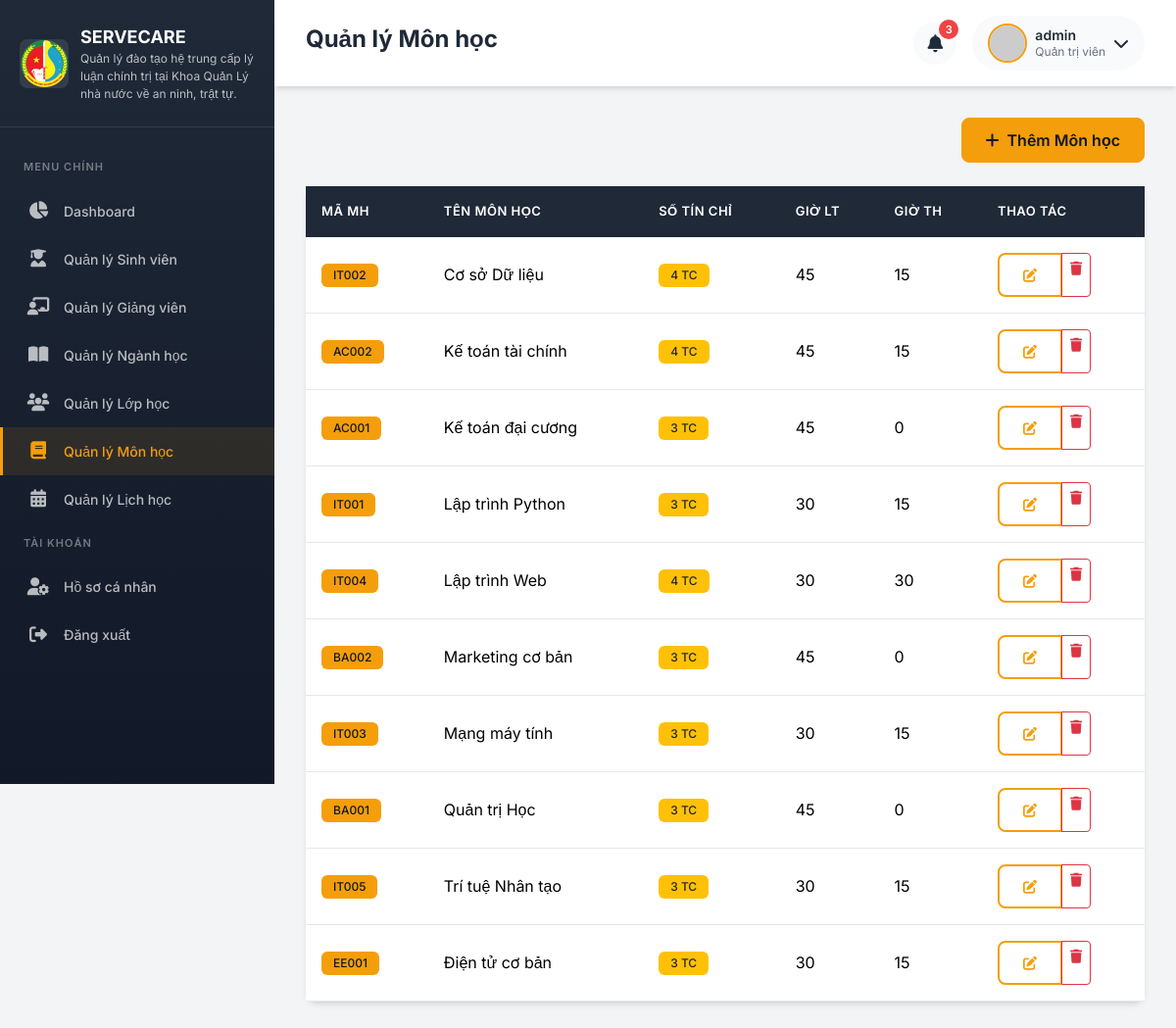
Screenshot of /admin/subjects (signed in) with the database file from the repository.
### app/models.py (models this page shows, shortened)
class User(UserMixin, db.Model):
    __tablename__ = 'users'
    id = db.Column(db.Integer, primary_key=True)
    username = db.Column(db.String(64), unique=True, nullable=False, index=True)
    email = db.Column(db.String(120), unique=True, nullable=False, index=True)
    password_hash = db.Column(db.String(256), nullable=False)
    role = db.Column(db.String(20), nullable=False, default='student')  # admin, lecturer, student
    avatar = db.Column(db.String(200), default='default_avatar.png')
    is_active = db.Column(db.Boolean, default=True)
    created_at = db.Column(db.DateTime, default=datetime.utcnow)
    updated_at = db.Column(db.DateTime, default=datetime.utcnow, onupdate=datetime.utcnow)
    student = db.relationship('Student', backref='user', uselist=False, lazy=True)
    lecturer = db.relationship('Lecturer', backref='user', uselist=False, lazy=True)
    def is_admin(self):
        return self.role == 'admin'
    def get_display_name(self):
        if self.role == 'student' and self.student:
            return self.student.full_name
        elif self.role == 'lecturer' and self.lecturer:
            return self.lecturer.full_name
        return self.username

class Subject(db.Model):
    __tablename__ = 'subjects'
    id = db.Column(db.Integer, primary_key=True)
    code = db.Column(db.String(20), unique=True, nullable=False)
    name = db.Column(db.String(100), nullable=False)
    credits = db.Column(db.Integer, nullable=False, default=3)
    description = db.Column(db.Text)
    theory_hours = db.Column(db.Integer, default=30)  # Số giờ lý thuyết
    practice_hours = db.Column(db.Integer, default=15)  # Số giờ thực hành
    created_at = db.Column(db.DateTime, default=datetime.utcnow)
    schedules = db.relationship('Schedule', backref='subject', lazy='dynamic')
    grades = db.relationship('Grade', backref='subject', lazy='dynamic')
    materials = db.relationship('Material', backref='subject', lazy='dynamic')

### app/routes/admin.py (the view)
@admin_bp.route('/subjects')
@login_required
@admin_required
def subjects():
    subjects = Subject.query.order_by(Subject.name).all()
    return render_template('admin/subjects/list.html', subjects=subjects)

### app/models.py (called while the page is built)
@login_manager.user_loader
def load_user(user_id):
    return User.query.get(int(user_id))

### app/routes/auth.py (called while the page is built)
def admin_required(f):
    @wraps(f)
    def decorated_function(*args, **kwargs):
        if not current_user.is_authenticated or not current_user.is_admin():
            flash('Bạn không có quyền truy cập trang này!', 'danger')
            return redirect(url_for('main.index'))
        return f(*args, **kwargs)
    return decorated_function

### app/templates/admin/subjects/list.html
{% extends "base.html" %}
{% block page_title %}Quản lý Môn học{% endblock %}
{% block content %}
<div class="d-flex justify-content-end mb-4">
    <a href="{{ url_for('admin.add_subject') }}" class="btn btn-primary">
        <i class="fas fa-plus me-2"></i>Thêm Môn học
    </a>
</div>
<div class="card fade-in">
    <div class="card-body p-0">
        <div class="table-responsive">
            <table class="table mb-0">
                <thead>
                    <tr>
                        <th>Mã MH</th>
                        <th>Tên môn học</th>
                        <th>Số tín chỉ</th>
                        <th>Giờ LT</th>
                        <th>Giờ TH</th>
                        <th>Thao tác</th>
                    </tr>
                </thead>
                <tbody>
                    {% for subject in subjects %}
                    <tr>
                        <td><span class="badge badge-primary">{{ subject.code }}</span></td>
                        <td>{{ subject.name }}</td>
                        <td><span class="badge bg-warning text-dark">{{ subject.credits }} TC</span></td>
                        <td>{{ subject.theory_hours or 0 }}</td>
                        <td>{{ subject.practice_hours or 0 }}</td>
                        <td>
                            <div class="btn-group btn-group-sm">
                                <a href="{{ url_for('admin.edit_subject', id=subject.id) }}" class="btn btn-outline-primary"><i class="fas fa-edit"></i></a>
                                <a href="{{ url_for('admin.delete_subject', id=subject.id) }}" class="btn btn-outline-danger" onclick="return confirm('Xác nhận xóa?')"><i class="fas fa-trash"></i></a>
                            </div>
                        </td>
                    </tr>
                    {% else %}
                    <tr>
                        <td colspan="6" class="text-center py-5 text-muted">Chưa có môn học nào</td>
                    </tr>
                    {% endfor %}
                </tbody>
            </table>
        </div>
    </div>
</div>
{% endblock %}

### app/templates/base.html (shortened to what this page needs)
<!DOCTYPE html>
<html lang="vi">
<head>
    <link href="https://cdn.jsdelivr.net/npm/bootstrap@5.3.2/dist/css/bootstrap.min.css" rel="stylesheet">
    <link href="https://cdnjs.cloudflare.com/ajax/libs/font-awesome/6.5.1/css/all.min.css" rel="stylesheet">
</head>
<body>
    {% if current_user.is_authenticated %}
    <aside class="sidebar">
        <div class="sidebar-header">
            <a href="{{ url_for('main.index') }}" class="sidebar-brand">
                <img src="{{ url_for('static', filename='images/logo.png') }}" alt="Logo" class="sidebar-logo">
                <div class="sidebar-brand-text">
                    {{ app_short_name }}
                    <small>Quản lý đào tạo hệ trung cấp lý luận chính trị tại Khoa Quản Lý nhà nước về an ninh, trật tự.
</small>
                </div>
            </a>
        </div>
        <nav class="sidebar-menu">
            <div class="menu-label">Menu chính</div>
            {% if current_user.is_admin() %}
            <a href="{{ url_for('admin.dashboard') }}" class="menu-item {% if request.endpoint == 'admin.dashboard' %}active{% endif %}">
                <i class="fas fa-chart-pie"></i>
                <span>Dashboard</span>
            </a>
            <a href="{{ url_for('admin.students') }}" class="menu-item {% if 'student' in request.endpoint %}active{% endif %}">
                <i class="fas fa-user-graduate"></i>
                <span>Quản lý Sinh viên</span>
            </a>
            <a href="{{ url_for('admin.lecturers') }}" class="menu-item {% if 'lecturer' in request.endpoint %}active{% endif %}">
                <i class="fas fa-chalkboard-teacher"></i>
                <span>Quản lý Giảng viên</span>
            </a>
            <a href="{{ url_for('admin.majors') }}" class="menu-item {% if 'major' in request.endpoint %}active{% endif %}">
                <i class="fas fa-book-open"></i>
                <span>Quản lý Ngành học</span>
            </a>
            <a href="{{ url_for('admin.classrooms') }}" class="menu-item {% if 'classroom' in request.endpoint %}active{% endif %}">
                <i class="fas fa-users"></i>
                <span>Quản lý Lớp học</span>
            </a>
            <a href="{{ url_for('admin.subjects') }}" class="menu-item {% if 'subject' in request.endpoint %}active{% endif %}">
                <i class="fas fa-book"></i>
                <span>Quản lý Môn học</span>
            </a>
            <a href="{{ url_for('admin.schedules') }}" class="menu-item {% if 'schedule' in request.endpoint %}active{% endif %}">
                <i class="fas fa-calendar-alt"></i>
                <span>Quản lý Lịch học</span>
            </a>
            {% endif %}
            <div class="menu-label">Tài khoản</div>
            <a href="{{ url_for('auth.profile') }}" class="menu-item">
                <i class="fas fa-user-cog"></i>
                <span>Hồ sơ cá nhân</span>
            </a>
            <a href="{{ url_for('auth.logout') }}" class="menu-item">
                <i class="fas fa-sign-out-alt"></i>
                <span>Đăng xuất</span>
            </a>
        </nav>
    </aside>
    <main class="main-content">
        <header class="top-navbar">
            <h1 class="page-title">{% block page_title %}Dashboard{% endblock %}</h1>
            <div class="navbar-actions">
                <button class="notification-btn">
                    <i class="fas fa-bell"></i>
                    <span class="notification-badge">3</span>
                </button>
                <div class="user-dropdown dropdown">
                    <div class="d-flex align-items-center" data-bs-toggle="dropdown">
                        <img src="{{ url_for('static', filename='uploads/avatars/' ~ (current_user.avatar or 'default_avatar.png')) }}"
                             alt="Avatar" class="user-avatar"
                             onerror="this.src='https://ui-avatars.com/api/?name={{ current_user.get_display_name() }}&background=F59E0B&color=1F2937'">
                        <div class="user-info ms-2">
                            <div class="user-name">{{ current_user.get_display_name() }}</div>
                            <div class="user-role">
                                {% if current_user.is_admin() %}Quản trị viên
                                {% elif current_user.is_lecturer() %}Giảng viên
                                {% else %}Sinh viên{% endif %}
                            </div>
                        </div>
                        <i class="fas fa-chevron-down ms-2"></i>
                    </div>
                </div>
            </div>
        </header>
        <div class="page-content">
            {% block content %}{% endblock %}
        </div>
    </main>
    {% else %}
    {% block auth_content %}{% endblock %}
    {% endif %}
</body>
</html>

### app/templates/base.html (style rules this page uses)
:root { --primary: #F59E0B; --primary-dark: #D97706; --primary-light: #FCD34D; --secondary: #1F2937; --secondary-light: #374151; --dark: #111827; --light: #F9FAFB; --success: #10B981; --danger: #EF4444; --warning: #F59E0B; --info: #3B82F6; --border-radius: 12px; --shadow: 0 4px 6px -1px rgba(0, 0, 0, 0.1), 0 2px 4px -1px rgba(0, 0, 0, 0.06); --shadow-lg: 0 10px 15px -3px rgba(0, 0, 0, 0.1), 0 4px 6px -2px rgba(0, 0, 0, 0.05); }
* { margin: 0; padding: 0; box-sizing: border-box; }
body { font-family: 'Inter', sans-serif; background-color: #F3F4F6; color: var(--secondary); min-height: 100vh; }
.sidebar { position: fixed; top: 0; left: 0; width: 280px; height: 100vh; background: linear-gradient(180deg, var(--secondary) 0%, var(--dark) 100%); color: white; z-index: 1000; transition: all 0.3s ease; overflow-y: auto; }
.sidebar-header { padding: 24px 20px; border-bottom: 1px solid rgba(255, 255, 255, 0.1); }
.sidebar-brand { display: flex; align-items: center; gap: 12px; text-decoration: none; color: white; }
.sidebar-logo { width: 50px; height: 50px; object-fit: contain; border-radius: 8px; }
.sidebar-brand-text { font-size: 18px; font-weight: 700; }
.sidebar-brand-text small { font-size: 12px; font-weight: 400; opacity: 0.7; display: block; }
.sidebar-menu { padding: 20px 0; }
.menu-label { padding: 12px 24px; font-size: 11px; font-weight: 600; text-transform: uppercase; letter-spacing: 1px; color: rgba(255, 255, 255, 0.4); }
.menu-item { display: flex; align-items: center; padding: 14px 24px; color: rgba(255, 255, 255, 0.7); text-decoration: none; transition: all 0.2s ease; border-left: 3px solid transparent; gap: 14px; }
.menu-item.active { background: rgba(245, 158, 11, 0.1); color: var(--primary); border-left-color: var(--primary); }
.menu-item i { font-size: 18px; width: 24px; text-align: center; }
.menu-item span { font-size: 14px; font-weight: 500; }
.main-content { margin-left: 280px; min-height: 100vh; transition: all 0.3s ease; }
.top-navbar { background: white; padding: 16px 32px; display: flex; justify-content: space-between; align-items: center; box-shadow: var(--shadow); position: sticky; top: 0; z-index: 100; }
.page-title { font-size: 24px; font-weight: 700; color: var(--secondary); }
.navbar-actions { display: flex; align-items: center; gap: 16px; }
.notification-btn { width: 44px; height: 44px; border-radius: 50%; border: none; background: var(--light); color: var(--secondary); font-size: 18px; cursor: pointer; position: relative; transition: all 0.2s ease; }
.notification-badge { position: absolute; top: -2px; right: -2px; width: 20px; height: 20px; background: var(--danger); color: white; font-size: 11px; font-weight: 600; border-radius: 50%; display: flex; align-items: center; justify-content: center; }
.user-dropdown { display: flex; align-items: center; gap: 12px; padding: 8px 16px; background: var(--light); border-radius: 50px; cursor: pointer; transition: all 0.2s ease; }
.user-avatar { width: 40px; height: 40px; border-radius: 50%; object-fit: cover; border: 2px solid var(--primary); }
.user-info { line-height: 1.3; }
.user-name { font-size: 14px; font-weight: 600; color: var(--secondary); }
.user-role { font-size: 12px; color: #6B7280; }
.page-content { padding: 32px; }
.card { border: none; border-radius: var(--border-radius); box-shadow: var(--shadow); transition: all 0.3s ease; }
.card-body { padding: 24px; }
.btn-primary { background: var(--primary); border-color: var(--primary); color: var(--dark); font-weight: 600; padding: 10px 24px; border-radius: 8px; transition: all 0.2s ease; }
.btn-outline-primary { border: 2px solid var(--primary); color: var(--primary); font-weight: 600; padding: 10px 24px; border-radius: 8px; }
.table { margin-bottom: 0; }
.table thead th { background: var(--secondary); color: white; font-weight: 600; font-size: 13px; text-transform: uppercase; letter-spacing: 0.5px; padding: 16px; border: none; }
.table tbody td { padding: 16px; vertical-align: middle; border-bottom: 1px solid #E5E7EB; }
.badge { padding: 6px 12px; font-weight: 500; border-radius: 6px; }
.badge-primary { background: var(--primary); color: var(--dark); }
.fade-in { animation: fadeIn 0.3s ease forwards; }

### rows the page displays
User: get_display_name "admin"
Subject: code "IT002", name "Cơ sở Dữ liệu", credits "4", theory_hours "45", practice_hours "15"
Subject: code "AC002", name "Kế toán tài chính", credits "4", theory_hours "45", practice_hours "15"
Subject: code "AC001", name "Kế toán đại cương", credits "3", theory_hours "45", practice_hours "0"
Subject: code "IT001", name "Lập trình Python", credits "3", theory_hours "30", practice_hours "15"
Subject: code "IT004", name "Lập trình Web", credits "4", theory_hours "30", practice_hours "30"
Subject: code "BA002", name "Marketing cơ bản", credits "3", theory_hours "45", practice_hours "0"
Subject: code "IT003", name "Mạng máy tính", credits "3", theory_hours "30", practice_hours "15"
Subject: code "BA001", name "Quản trị Học", credits "3", theory_hours "45", practice_hours "0"
Subject: code "IT005", name "Trí tuệ Nhân tạo", credits "3", theory_hours "30", practice_hours "15"
Subject: code "EE001", name "Điện tử cơ bản", credits "3", theory_hours "30", practice_hours "15"

### other values shown
{{ app_short_name }} "SERVECARE"
